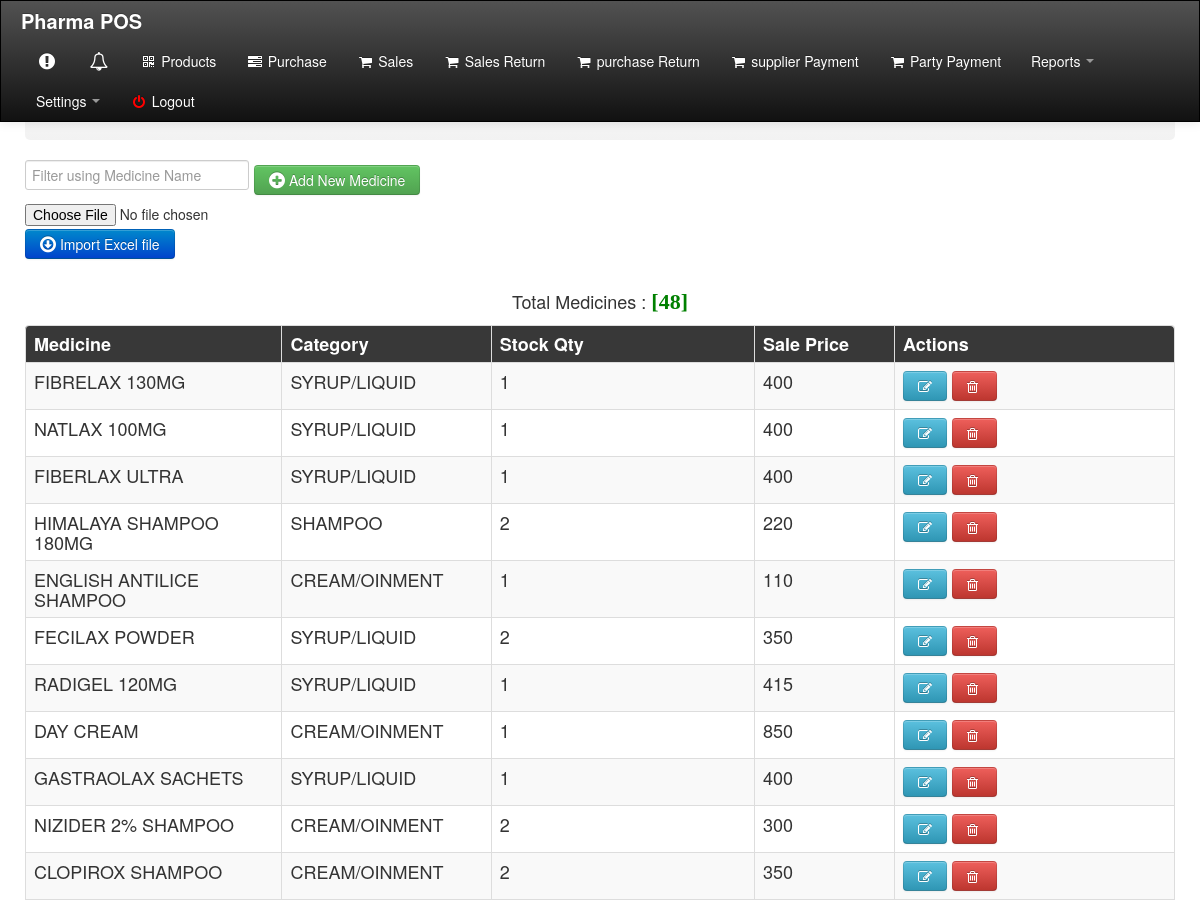
/product/view.php (signed in, upper part), run on an earlier commit of the app's database.
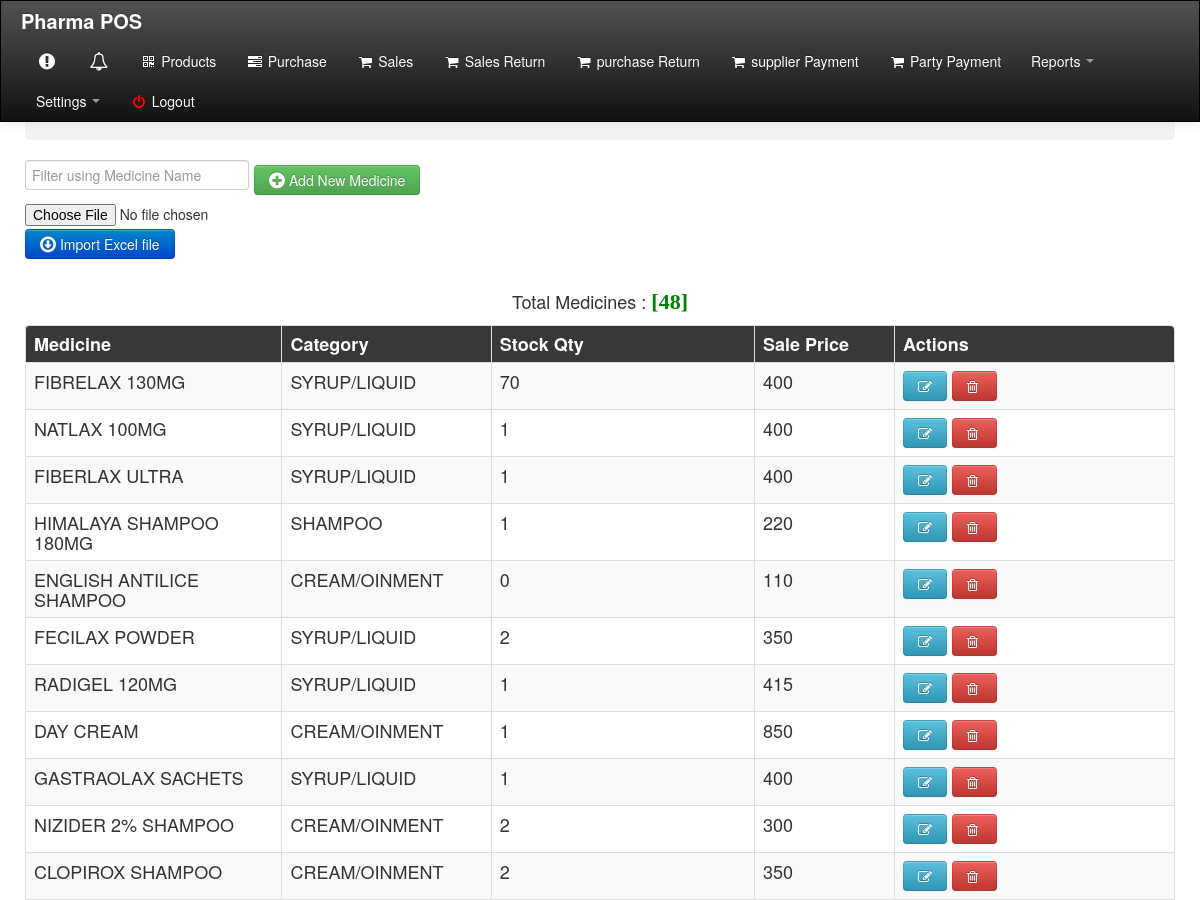
And on a later commit of the database.
### tables this page shows
CREATE TABLE `product` (
  `id` int(11) NOT NULL,
  `item_id` varchar(12) DEFAULT NULL,
  `product_code` varchar(12) NOT NULL,
  `bar_code` varchar(20) NOT NULL,
  `medicine_name` varchar(150) DEFAULT NULL,
  `generic_name` varchar(80) DEFAULT NULL,
  `pack_size` varchar(15) DEFAULT NULL,
  `pcs_per_pack` float DEFAULT NULL,
  `quantity` int(11) NOT NULL,
  `used_quantity` int(11) NOT NULL,
  `remain_quantity` int(11) NOT NULL,
  `act_remain_quantity` int(11) NOT NULL,
  `unit_buy_price` float DEFAULT NULL,
  `unit_sale_price` float DEFAULT NULL,
  `sale_per_pcs` float DEFAULT NULL,
  `price_date` date DEFAULT NULL,
  `supplier` varchar(50) DEFAULT NULL,
  `supplier_id` varchar(12) DEFAULT NULL,
  `item_category` varchar(50) DEFAULT NULL,
  `active_prod` varchar(5) DEFAULT NULL,
  `op_qty` int(30) NOT NULL
);

### product/view.php (the view, shortened to what this page needs)
<!DOCTYPE html>
<html>
<head>
    <link rel="stylesheet" type="text/css" href="../css/bootstrap.css">
  <link rel="stylesheet" type="text/css" href="../css/font-awesome.min.css">
  <link rel="stylesheet" type="text/css" href="../css/bootstrap-responsive.css">
  <link rel="stylesheet" type="text/css" href="../src/facebox.css">
  <link rel="stylesheet" type="text/css" href="../css/style.css">
</head>
<body>
  <?php include('../top_menu_inner.php'); ?>
     <div class="container" style="background-color:#fff;">
      <div class="row">
        <div class="contentheader">
          <h1>Items / Medicines</h1>
           </div><br>
            <input type="text" size="4"  id="name_med1" onkeyup="med_name1()" placeholder="Filter using Medicine Name" title="Type Medicine Name">
           <a href="index.php?invoice_number=<?php echo $_GET['invoice_number']?>" id="popup"><button class="btn btn-success btn-md" name="submit"><span class="icon-plus-sign icon-large"></span> Add New Medicine</button></a>
               <form action="import_xls.php?invoice_number=<?php echo $_GET['invoice_number']?>" method="post"
                name="frmExcelImport" id="frmExcelImport" enctype="multipart/form-data">
                <div>
               <input type="file" name="file"
                   id="file" accept=".xls,.xlsx" required>
                </div>
           <button class="btn btn-primary btn-md" name="submit"><span class="icon-download icon-large"></span> Import Excel file</button>
            </form>
      </div>
    </div>
    <?php
         $select_sql = "SELECT * FROM product order by medicine_name";
         $select_query = mysqli_query($con,$select_sql);
         $row = mysqli_num_rows($select_query);
    ?>
      <div class="container" style="background-color:#fff;">
	   <div style="text-align:center;background-color:#fff;" >
        Total Medicines : <font color="green" style="font:bold 22px 'Aleo';">[<?php echo $row;?>]</font>
      </div>
    <div class="row">
      <div class="col-12">
        <form method="POST">
            <div style="height: auto;">
          <table id="table0" class="table table-bordered table-striped table-hover">
           <thead>
             <tr style="background-color: #383838; color: #FFFFFF;" >
				 <th width="3%">Medicine</th>
				 <th width="1%">Category</th>
				 <th width="5%">Stock Qty</th>
				 <th width="2%">Sale Price</th>
				 <th width="5%">Actions</th>
             </tr>
           </thead>
            <tbody>
        <?php include("../dbcon.php"); ?>
        <?php $sql = "SELECT * FROM product"; ?>
        <?php $result =  mysqli_query($con,$sql); ?>
        <?php while( $row =  mysqli_fetch_array($result)) : ?>
        <tr style="">
            <td><?php echo $row['medicine_name']; ?></td>
            <td><?php echo $row['item_category']; ?></td>
            <td><?php echo $row['remain_quantity']; ?></td>
            <td><?php echo $row['sale_per_pcs']; ?></td>
            <td><a id="popup" href="update_view.php?id=<?php echo $row['id']?>&invoice_number=<?php echo $_GET['invoice_number']?>"><button class="btn btn-info"><span class="icon-edit"></span></button></a>
          <button class="btn btn-danger delete" id="<?php echo $row['id']?>"><span class="icon-trash"></span>&nbsp;</button></td>
            </tr>
        <?php endwhile ?>
    </tbody>
           </table>
         </div>
      </form>
      </div>
    </div>
    </div>
 </body>
</html>

What changed in the data, as far as the page shows it:
changed product "FIBRELAX 130MG": remain_quantity "1" → "70"
changed product "HIMALAYA SHAMPOO 180MG": remain_quantity "2" → "1"
changed product "ENGLISH ANTILICE SHAMPOO": remain_quantity "1" → "0"
